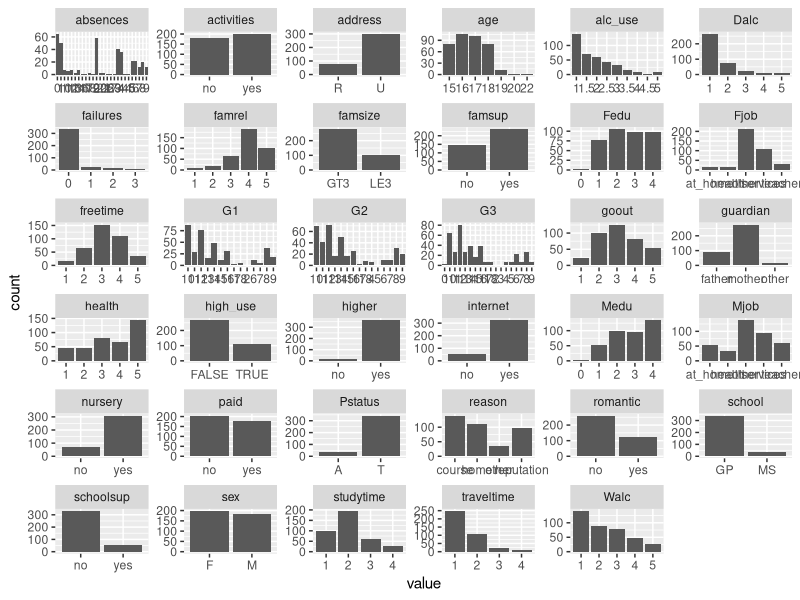
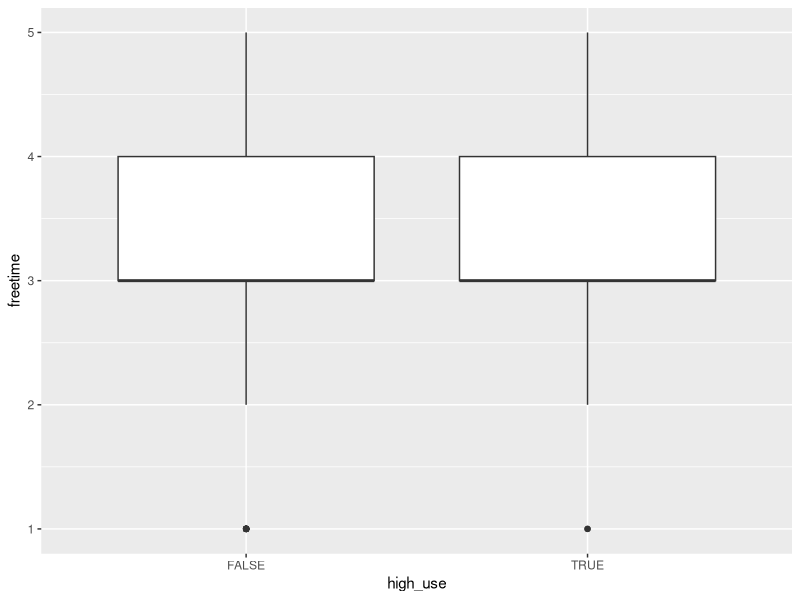
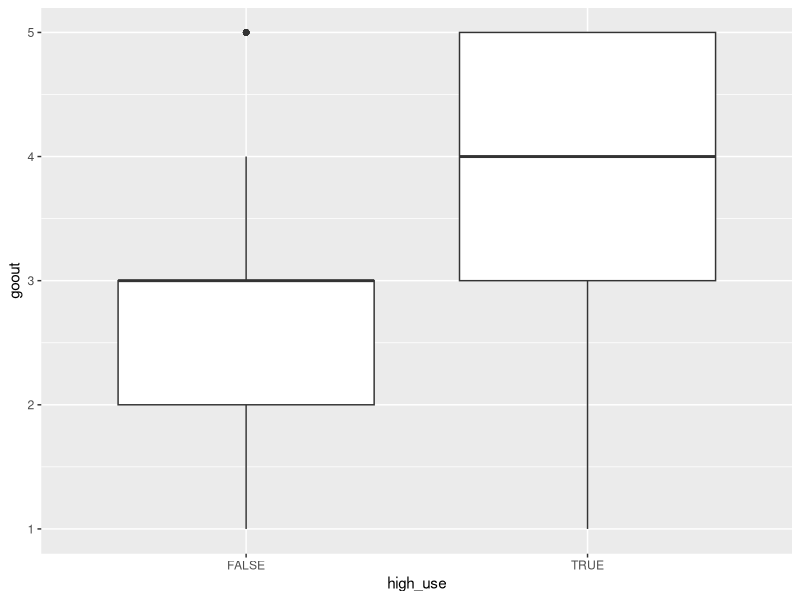
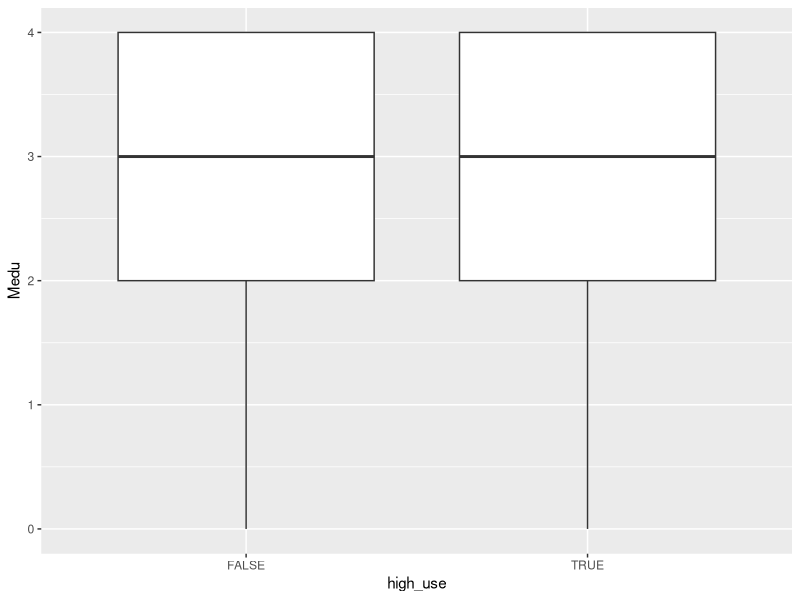

R code for these plots, in order:
## ---- chunk 1
library(tidyverse)
alc <- read.csv("data/alc.csv")
colnames(alc)
## ---- chunk 2
gather(alc) %>% ggplot(aes(value)) + facet_wrap("key", scales = "free") + geom_bar()
## ---- chunk 3
g1 <- ggplot(alc, aes(x = high_use, y = freetime)) 
g1 + geom_boxplot()
g2 <- ggplot(alc, aes(x = high_use, y = goout)) 
g2 + geom_boxplot()
g4 <- ggplot(alc, aes(x = high_use, y = Medu)) 
g4 + geom_boxplot()

with(alc, table(high_use, address))
## ---- chunk 4
m <- glm(high_use ~ freetime + goout + Medu + address, data = alc, family = "binomial")
# compute odds ratios (OR)
OR <- coef(m) %>% exp

# compute confidence intervals (CI)
CI <- confint(m) %>% exp

# print out the odds ratios with their confidence intervals
cbind(OR, CI)
